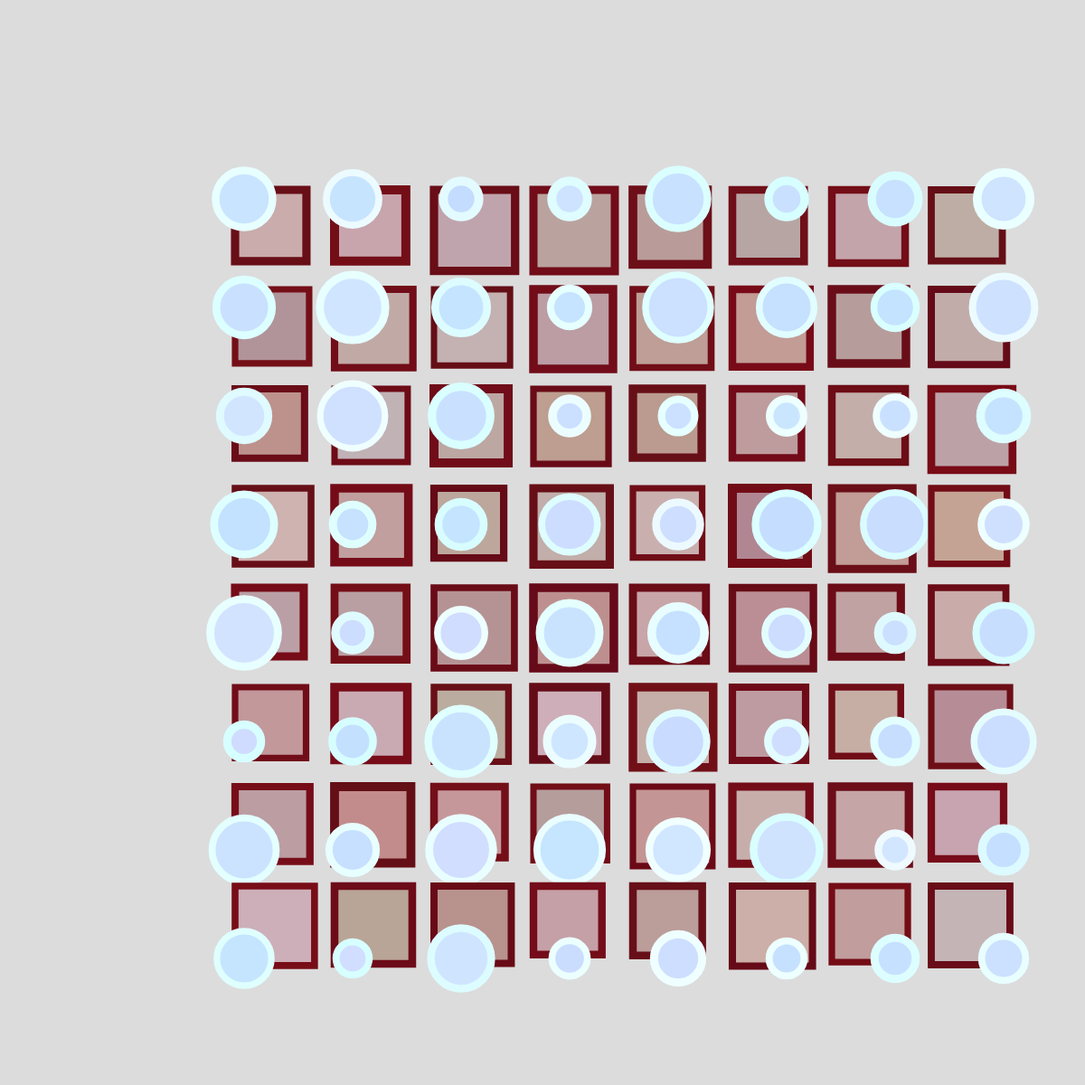
Frame 1 (no input)
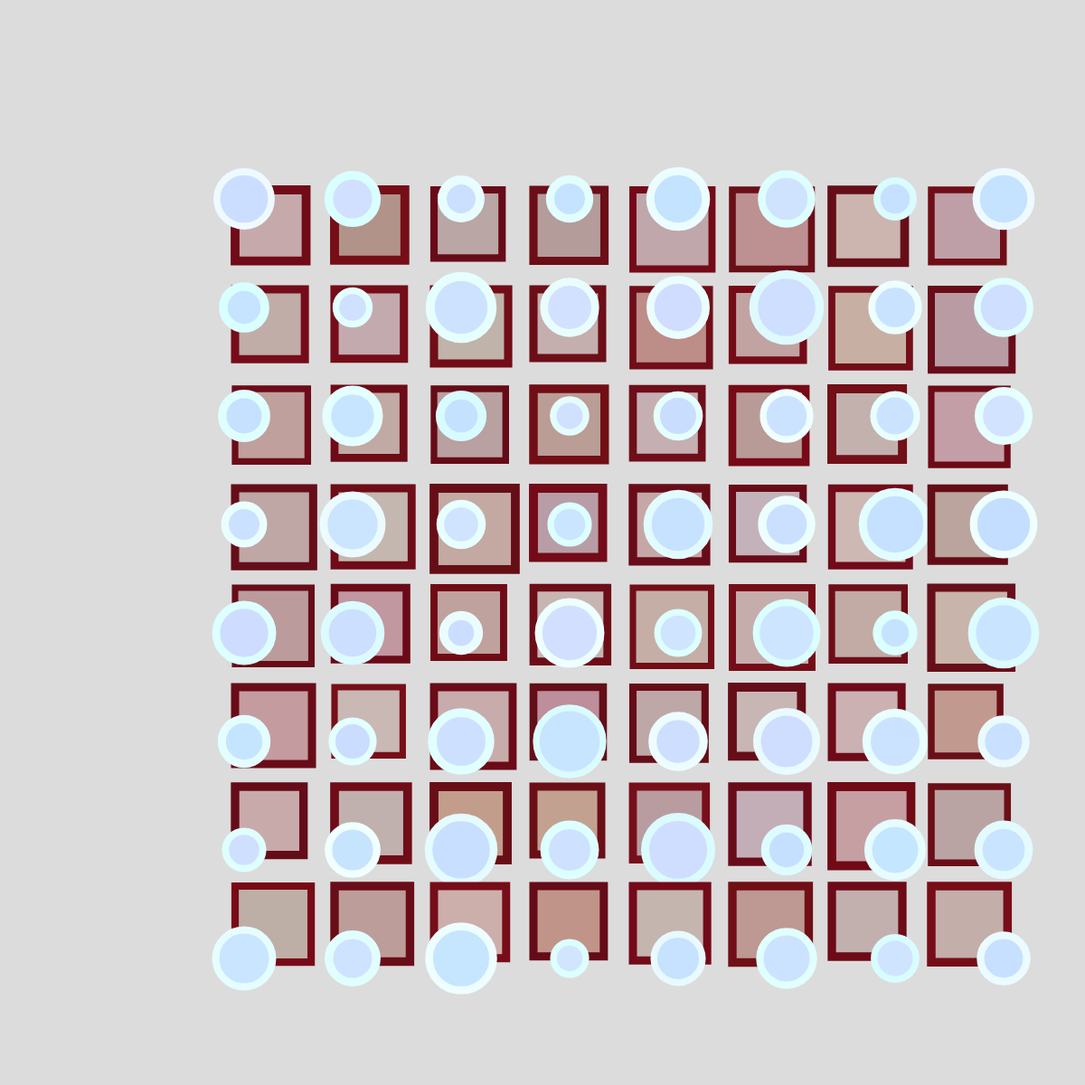
Frame 2 (the mouse pressed at the canvas centre, redrawn once)

The p5.js sketch that drew these frames (run headless with seeded random() and noise() and a simulated clock; the mouse was pressed at the canvas centre and the sketch redrawn once):

// p5.js sketch
// ── sketch.js
function setup() {
  // create a canvas
  createCanvas(1200, 1200);

  // disable animation
  noLoop();
}
function draw() {
  background(220);
  translate(150,100)
//create 8 by 8 grid loop
  for(let x=1; x<9; x+=1){
    for (let y=1; y<9; y +=1){
  //set parameters for rectangles
  push()
      translate(x*20,y*20)
      strokeWeight(random(7,10))
      stroke(random(100,120),random(10,15),random(22,25))
      fill(random(100,155),random(0,55),random(0,55),random(50,100))
      //draw the rectangles
      rect(x*90,y*90,random(75,90))
      pop()
//set parameters for circles
    push()
    translate(x*20,y*20)
    strokeWeight(random(7,10))
    stroke(random(215,240),random(250,260),random(300,315))
    fill(random(195,210),random(220,230),random(270,275))
    //draw the circle
    circle(x*100,y*100,random(35,75))
    pop()


    
  }
  }

}
